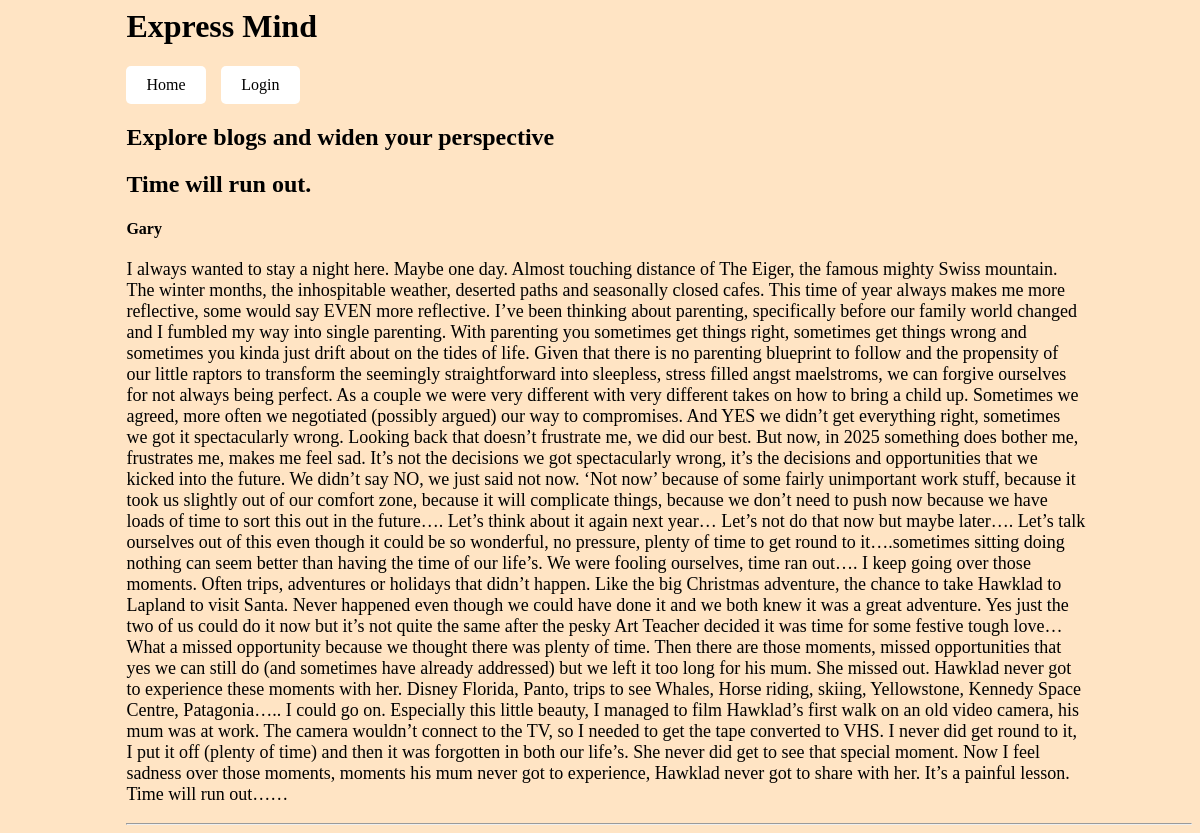
/explore, run on the app's committed database.
### app/models.py (models this page shows)
class New(models.Model):
    title= models.CharField(max_length=200)
    owner=models.CharField(max_length=70)
    body= models.CharField(max_length=5000)

### app/views.py (the view)
# urls.py: path('explore',views.explore, name='explore'),
def explore(request):
    new=New.objects.all()
    return render(request,'explore.html',{'new':new})

### templates/explore.html (shortened to what this page needs)
<body>
    <h1>Express Mind</h1>
    <a href="go_to_home" id="btn2">Home</a>
    {% if user.is_authenticated %}
    <a href="logout" id="btn">Logout</a>
    {% else %}
    <a href="login" id="btn">Login</a>
    {% endif %}
    <div id="all">
        <h2>Explore blogs and widen your perspective</h2>
        {% for blog in new %}
        <div id="parts">
                <h2>{{blog.title}}</h2>
                <h4>{{blog.owner}}</h4>
                <p>{{blog.body}}</p>
        </div>
        <hr>
        {% endfor %}
    </div>
</body>

### templates/explore.html (style rules this page uses)
body { background-color: bisque; }
#all, #btn2,h1 { margin-left: 10%; }
a { text-decoration: none; color: black; }
#btn2 { display: inline-block; padding: 10px 20px; background-color:white; color: black; text-decoration: none; border-radius: 5px; text-align: center; }
#btn { margin-left: 1%; display: inline-block; padding: 10px 20px; background-color: white; color: black; text-decoration: none; border-radius: 5px; text-align: center; }
p { font-size: large; width: 90%; }

### data on the page
New: title "Time will run out.", owner "Gary", body "I always wanted to stay a night here. Maybe one day. Almost touching distance of The Eiger, the famous mighty Swiss mountain. The winter months, the inhospitable weather, deserted paths and seasonally closed cafes. This time of year always makes me more reflective, some would say EVEN more reflective. I’ve been thinking about parenting, specifically before our family world changed and I fumbled my way into single parenting. With parenting you sometimes get things right, sometimes get things wrong and sometimes you kinda just drift about on the tides of life. Given that there is no parenting blueprint to follow and the propensity of our little raptors to transform the seemingly…"
